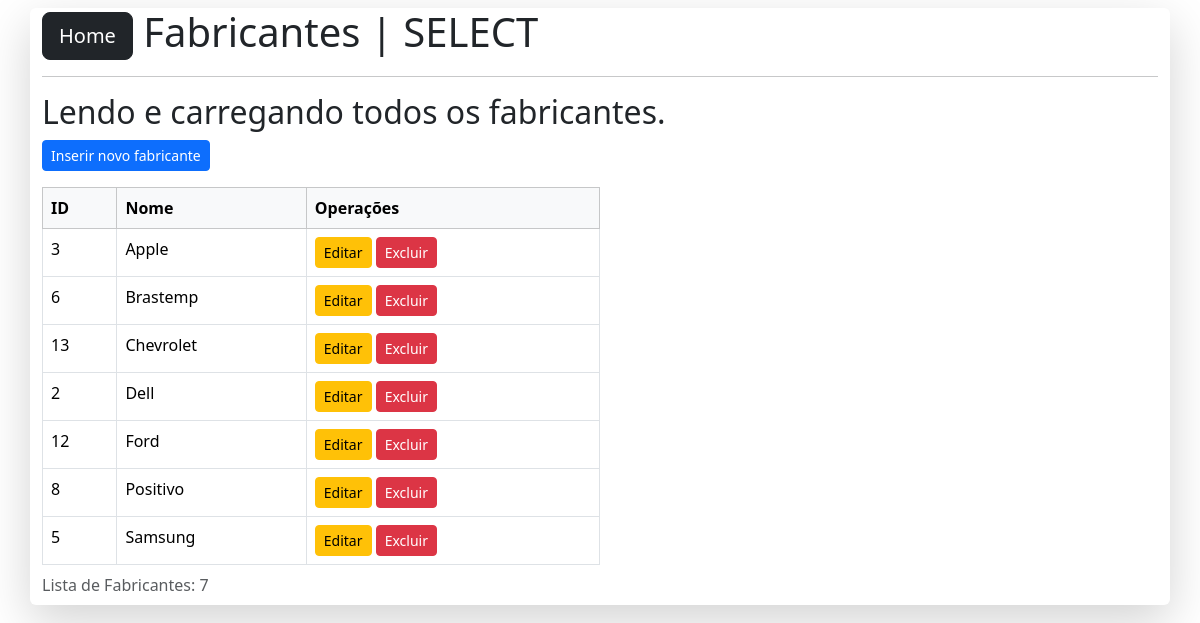
The page /fabricantes/visualizar.php on the database its author committed.
### tables this page shows
CREATE TABLE `fabricantes` (
  `id` int(11) NOT NULL,
  `nome` varchar(50) NOT NULL
);

### src/Database/ConexaoBD.php (called while the page is built, shortened)
<?php
abstract class ConexaoBD
{
    private static PDO $conexao;
    private static string $servidor = "localhost";
    private static string $usuario = "root";
    private static string $senha = "";
    private static string $banco = "vendas";
    public static function getConexao():PDO
    {
        if( !isset(self::$conexao) ){
            try {
                self::$conexao = new PDO(
                    "mysql:host=".self::$servidor.";dbname=".self::$banco.";charset=utf8",
                    self::$usuario, self::$senha
                );
                self::$conexao->setAttribute(PDO::ATTR_ERRMODE, PDO::ERRMODE_EXCEPTION);
            } catch (Throwable $erro) {
                throw new Exception("Erro ao conectar com o banco de dados!");
            }
        }
        return self::$conexao;
    }
}

### src/Services/FabricanteServico.php (called while the page is built, shortened)
<?php
final class FabricanteServico
{
    private PDO $conexao;
    public function __construct()
    {
        $this->conexao = ConexaoBD::getConexao();
    }
    public function listarTodos(): array
    {
        $sql = "SELECT * FROM fabricantes ORDER BY nome";
        try {
            $consulta = $this->conexao->prepare($sql);
            $consulta->execute();
            return $consulta->fetchAll(PDO::FETCH_ASSOC);
        } catch (Throwable $erro) {
            throw new Exception("Erro ao carregar fabricantes: " . $erro->getMessage());
        }
    }
}

### fabricantes/visualizar.php (the view, shortened to what this page needs)
<?php
$fabricanteServico = new FabricanteServico();
$listaDeFabricantes = $fabricanteServico->listarTodos();
$quantidade = count($listaDeFabricantes);
?>
<!DOCTYPE html>
<html lang="pt-br">
<head>
    <link href="https://cdn.jsdelivr.net/npm/bootstrap@5.3.3/dist/css/bootstrap.min.css" rel="stylesheet">
</head>
<body>
    <div class="container mt-2 shadow-lg rounded">
        <h1><a class="btn btn-dark btn-lg" href="../index.php">Home</a> Fabricantes | SELECT </h1>
        <hr>
        <h2>Lendo e carregando todos os fabricantes.</h2>
        <p><a class="btn btn-primary btn-sm" href="inserir.php">Inserir novo fabricante</a></p>
        <table class="table table-hover table-bordered w-50">
            <caption>Lista de Fabricantes: <?=$quantidade?> </caption>
            <thead class="table-light">
                <tr>
                    <th>ID</th>
                    <th>Nome</th>
                    <th>Operações</th>
                </tr>
            </thead>
            <tbody>
<?php
foreach($listaDeFabricantes as $fabricante) { ?>
                <tr>
                    <td> <?= $fabricante["id"] ?> </td>
                    <td> <?= $fabricante["nome"] ?> </td>
                    <td>
                        <a class="btn btn-warning btn-sm" href="atualizar.php?id=<?=$fabricante['id']?>">Editar</a>
                        <a class="btn btn-danger btn-sm" href="excluir.php?id=<?=$fabricante['id']?>">Excluir</a>
                    </td>
                </tr>
<?php } ?>
            </tbody>
        </table>
    </div>
</body>
</html>

### rows shown on the page
fabricantes: id "3", nome "Apple"
fabricantes: id "6", nome "Brastemp"
fabricantes: id "13", nome "Chevrolet"
fabricantes: id "2", nome "Dell"
fabricantes: id "12", nome "Ford"
fabricantes: id "8", nome "Positivo"
fabricantes: id "5", nome "Samsung"

### other values the page prints
$quantidade "7"
